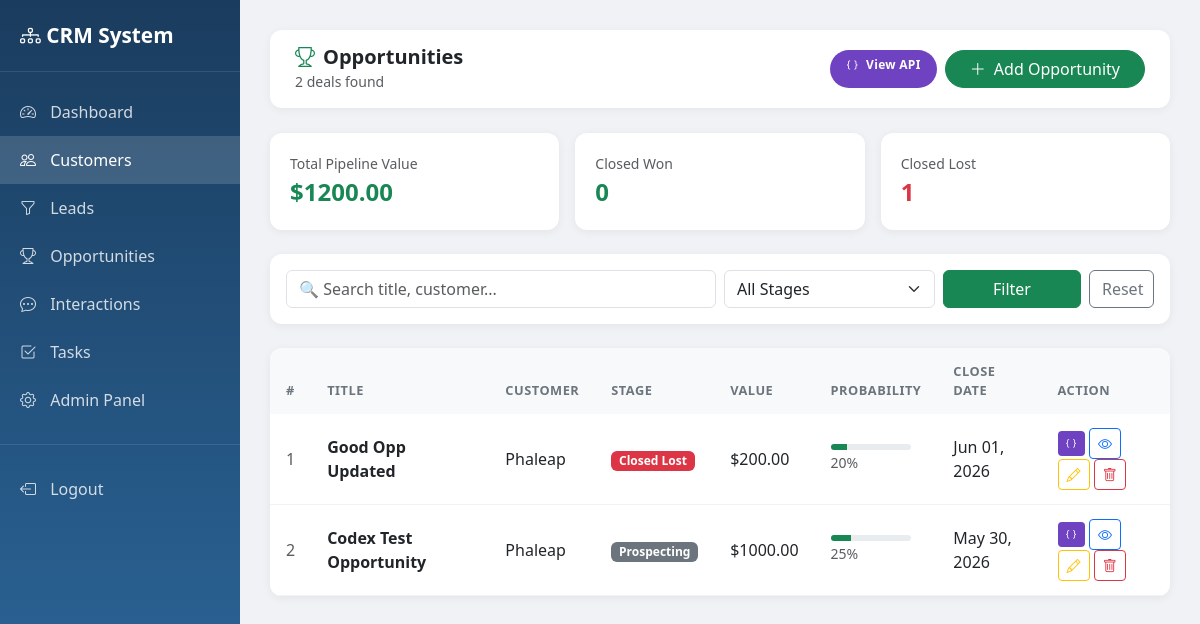
The page /opportunities/ (signed in) on the database as committed earlier.
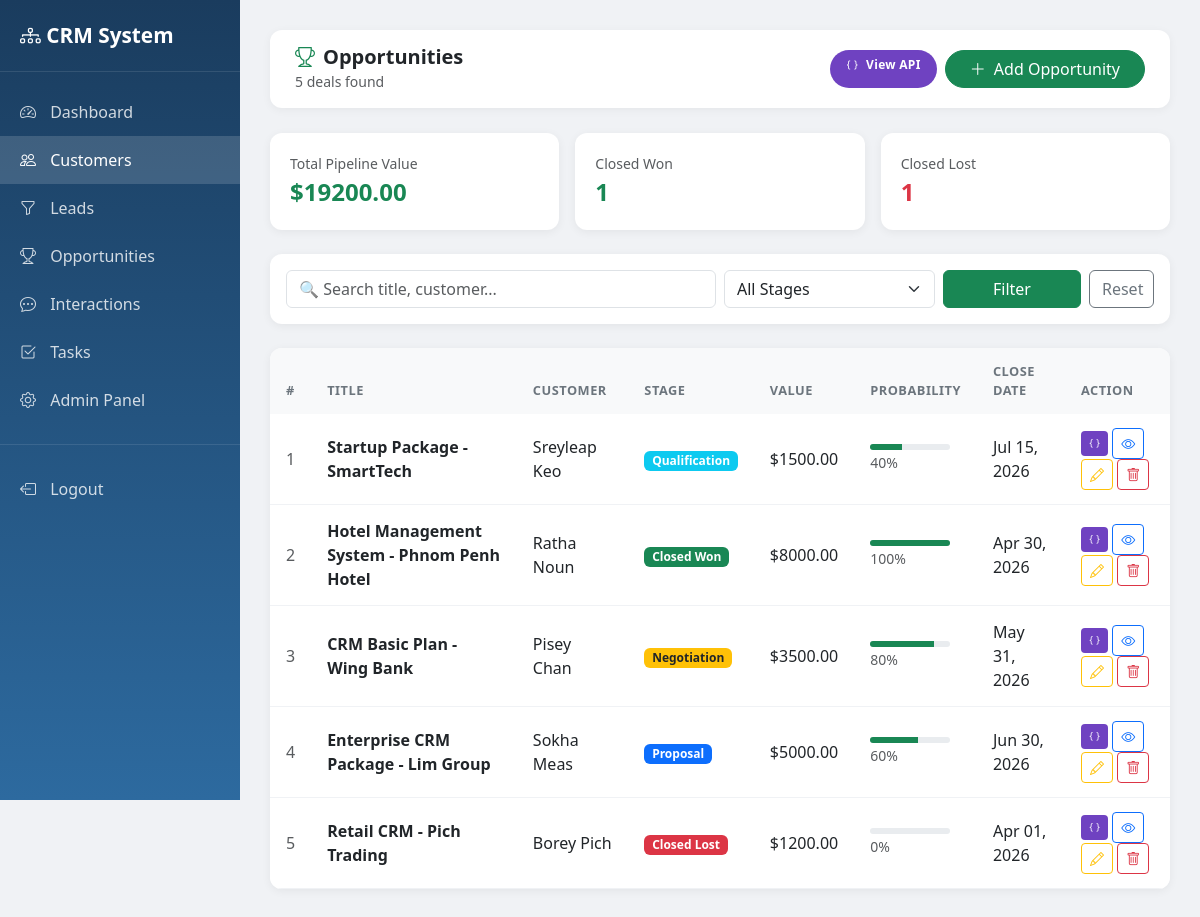
The same page on the database as committed later.
### opportunities/models.py (models this page shows, shortened)
class Opportunity(models.Model):
    STAGE_CHOICES = [
        ('prospecting', 'Prospecting'),
        ('qualification', 'Qualification'),
        ('proposal', 'Proposal'),
        ('negotiation', 'Negotiation'),
        ('closed_won', 'Closed Won'),
        ('closed_lost', 'Closed Lost'),
    ]
    title = models.CharField(max_length=255)
    customer = models.ForeignKey(Customer, on_delete=models.SET_NULL, null=True, blank=True)
    lead = models.ForeignKey(Lead, on_delete=models.SET_NULL, null=True, blank=True)
    stage = models.CharField(max_length=30, choices=STAGE_CHOICES, default='prospecting')
    value = models.DecimalField(max_digits=12, decimal_places=2, null=True, blank=True)
    probability = models.IntegerField(default=0, help_text='0-100%')
    expected_close_date = models.DateField(null=True, blank=True)
    actual_close_date = models.DateField(null=True, blank=True)
    loss_reason = models.CharField(max_length=255, blank=True)
    assigned_to = models.ForeignKey(User, on_delete=models.SET_NULL, null=True, blank=True)
    notes = models.TextField(blank=True)
    created_at = models.DateTimeField(auto_now_add=True)
    updated_at = models.DateTimeField(auto_now=True)

### customers/models.py (models this page shows)
class Customer(models.Model):
    SEGMENT_CHOICES = [
        ('enterprise', 'Enterprise'),
        ('smb', 'SMB'),
        ('startup', 'Startup'),
        ('individual', 'Individual'),
    ]
    STATUS_CHOICES = [
        ('active', 'Active'),
        ('inactive', 'Inactive'),
        ('blocked', 'Blocked'),
    ]
    full_name = models.CharField(max_length=200)
    email = models.EmailField(unique=True, blank=True, null=True)
    phone = models.CharField(max_length=20, blank=True)
    company = models.CharField(max_length=200, blank=True)
    job_title = models.CharField(max_length=100, blank=True)
    segment = models.CharField(max_length=20, choices=SEGMENT_CHOICES, blank=True)
    industry = models.CharField(max_length=100, blank=True)
    city = models.CharField(max_length=100, blank=True)
    country = models.CharField(max_length=100, blank=True)
    status = models.CharField(max_length=20, choices=STATUS_CHOICES, default='active')
    tags = models.ManyToManyField(CustomerTag, blank=True)
    assigned_to = models.ForeignKey(User, on_delete=models.SET_NULL, null=True, blank=True, related_name='assigned_customers')
    created_by = models.ForeignKey(User, on_delete=models.SET_NULL, null=True, related_name='created_customers')
    created_at = models.DateTimeField(auto_now_add=True)
    updated_at = models.DateTimeField(auto_now=True)
    def __str__(self):
        return self.full_name

### opportunities/views.py (the view)
# urls.py: path('', views.opportunity_list, name='opportunity_list'),
@login_required
def opportunity_list(request):
    query = request.GET.get('q', '')
    stage = request.GET.get('stage', '')
    opportunities = Opportunity.objects.all().order_by('-created_at')
    if query:
        opportunities = opportunities.filter(
            Q(title__icontains=query) |
            Q(customer__full_name__icontains=query)
        )
    if stage:
        opportunities = opportunities.filter(stage=stage)
    total_value = opportunities.aggregate(Sum('value'))['value__sum'] or 0
    context = {
        'opportunities': opportunities,
        'query': query,
        'stage': stage,
        'total': opportunities.count(),
        'total_value': total_value,
        'won': opportunities.filter(stage='closed_won').count(),
        'lost': opportunities.filter(stage='closed_lost').count(),
    }
    return render(request, 'opportunities/opportunity_list.html', context)

### templates/opportunities/opportunity_list.html (shortened to what the changed rows need)
<!DOCTYPE html>
<html lang="en">
<head>
    <link href="https://cdn.jsdelivr.net/npm/bootstrap@5.3.0/dist/css/bootstrap.min.css" rel="stylesheet">
    <link href="https://cdn.jsdelivr.net/npm/bootstrap-icons@1.10.0/font/bootstrap-icons.css" rel="stylesheet">
</head>
<body>
<div class="main-content">
    <div class="topbar">
        <div>
            <h5 class="mb-0 fw-bold"><i class="bi bi-trophy text-success me-2"></i>Opportunities</h5>
            <small class="text-muted">{{ total }} deal{{ total|pluralize }} found</small>
        </div>
    </div>
    <div class="row g-3 mb-4">
        <div class="col-md-4">
            <div class="stat-card">
                <div class="text-muted small">Total Pipeline Value</div>
                <div class="fs-4 fw-bold text-success">${{ total_value|floatformat:2 }}</div>
            </div>
        </div>
        <div class="col-md-4">
            <div class="stat-card">
                <div class="text-muted small">Closed Won</div>
                <div class="fs-4 fw-bold text-success">{{ won }}</div>
            </div>
        </div>
    </div>
    <div class="table-card">
        <table class="table mb-0">
            <thead>
                <tr>
                    <th>#</th>
                    <th>Title</th>
                    <th>Customer</th>
                    <th>Stage</th>
                    <th>Value</th>
                    <th>Probability</th>
                    <th>Close Date</th>
                    <th>Action</th>
                </tr>
            </thead>
            <tbody>
                {% for opp in opportunities %}
                <tr>
                    <td class="text-muted">{{ forloop.counter }}</td>
                    <td class="fw-semibold">{{ opp.title }}</td>
                    <td>{{ opp.customer|default:"-" }}</td>
                    <td>
                        <span class="badge
                            {% if opp.stage == 'prospecting' %}bg-secondary
                            {% elif opp.stage == 'qualification' %}bg-info
                            {% elif opp.stage == 'proposal' %}bg-primary
                            {% elif opp.stage == 'negotiation' %}bg-warning text-dark
                            {% elif opp.stage == 'closed_won' %}bg-success
                            {% else %}bg-danger{% endif %}">
                            {{ opp.get_stage_display }}
                        </span>
                    </td>
                    <td>{% if opp.value %}${{ opp.value|floatformat:2 }}{% else %}-{% endif %}</td>
                    <td>
                        <div class="progress" style="height: 6px; width: 80px;">
                            <div class="progress-bar bg-success" style="width: {{ opp.probability }}%"></div>
                        </div>
                        <small class="text-muted">{{ opp.probability }}%</small>
                    </td>
                    <td>{{ opp.expected_close_date|date:"M d, Y"|default:"-" }}</td>
                    <td>
                        <a href="/api/opportunities/{{ opp.pk }}/" target="_blank" class="btn btn-sm btn-json" title="View JSON">
                            <i class="bi bi-braces"></i>
                        </a>
                        <a href="/opportunities/{{ opp.pk }}/" class="btn btn-sm btn-outline-primary">
                            <i class="bi bi-eye"></i>
                        </a>
                        <a href="/opportunities/{{ opp.pk }}/edit/" class="btn btn-sm btn-outline-warning">
                            <i class="bi bi-pencil"></i>
                        </a>
                        <a href="/opportunities/{{ opp.pk }}/delete/" class="btn btn-sm btn-outline-danger">
                            <i class="bi bi-trash"></i>
                        </a>
                    </td>
                </tr>
                {% endfor %}
            </tbody>
        </table>
    </div>
</div>
</body>
</html>

Rows that differ between the two databases and show on the page:
removed Opportunity: title "Good Opp Updated", customer "Phaleap", stage "Closed Lost", value "200.00", probability "20", expected_close_date "Jun 01, 2026"
removed Opportunity: title "Codex Test Opportunity", customer "Phaleap", stage "Prospecting", value "1000.00", probability "25", expected_close_date "May 30, 2026"
added Opportunity: title "Startup Package - SmartTech", customer "Sreyleap Keo", stage "Qualification", value "1500.00", probability "40", expected_close_date "Jul 15, 2026"
added Opportunity: title "Hotel Management System - Phnom Penh Hotel", customer "Ratha Noun", stage "Closed Won", value "8000.00", probability "100", expected_close_date "Apr 30, 2026"
added Opportunity: title "CRM Basic Plan - Wing Bank", customer "Pisey Chan", stage "Negotiation", value "3500.00", probability "80", expected_close_date "May 31, 2026"
added Opportunity: title "Enterprise CRM Package - Lim Group", customer "Sokha Meas", stage "Proposal", value "5000.00", probability "60", expected_close_date "Jun 30, 2026"
added Opportunity: title "Retail CRM - Pich Trading", customer "Borey Pich", stage "Closed Lost", value "1200.00", probability "0", expected_close_date "Apr 01, 2026"
Other text that changed with them:
{{ total }}: "2" → "5"
{{ total_value|floatformat:2 }}: "1200.00" → "19200.00"
{{ won }}: "0" → "1"
